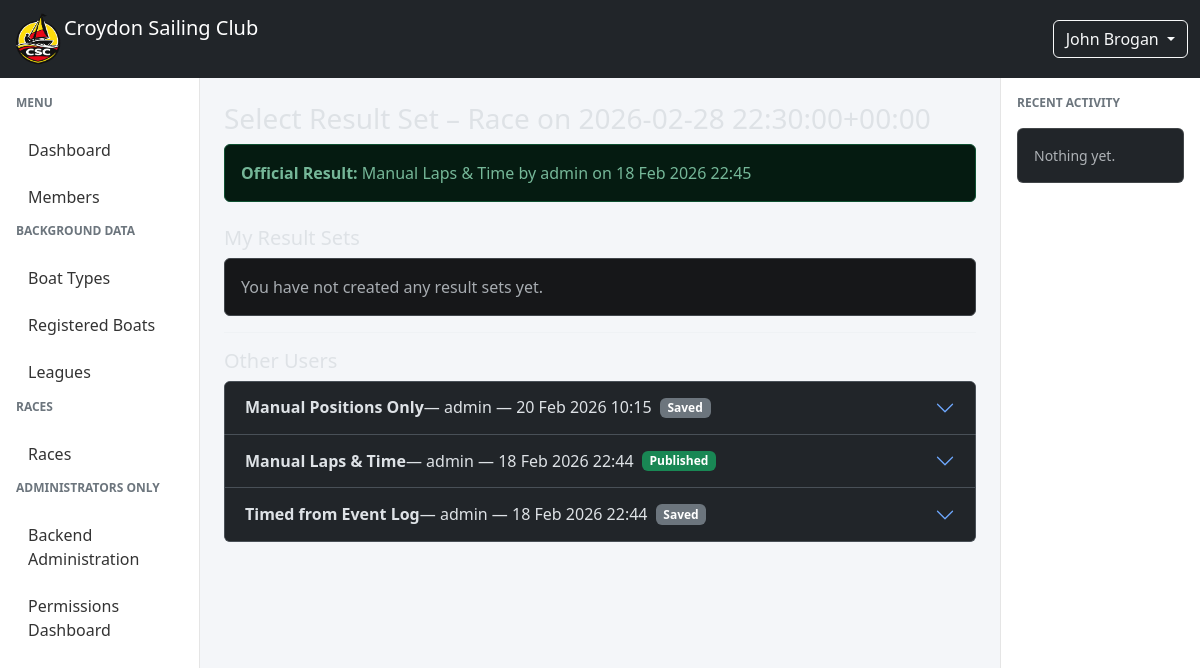
Screenshot of /races/races/35/results/ (signed in) with the database file from the repository.
### members/models.py (models this page shows, shortened)
class Member(AbstractUser):
    username = models.CharField(
        max_length=150,
        unique=True,
        null=True,
        blank=True,
        verbose_name="Alias"
    )
    email = models.EmailField(
        unique=True,
        verbose_name="Email Address"
    )
    full_name = models.CharField(
        max_length=255,
        blank=True,
        help_text="Full name as an alternative to first and last name"
    )
    email_verified = models.BooleanField(
        default=False,
        help_text="Designates whether the user's email has been verified"
    )
    default_boat = models.ForeignKey(
        "races.RegisteredBoat",
        on_delete=models.SET_NULL,
        null=True,
        blank=True,
        related_name="default_for_members",
    )
    USERNAME_FIELD = "email"
    REQUIRED_FIELDS = ["username"]
    def get_short_name(self):
        return self.full_name or self.username or self.email

### races/models.py (models this page shows, shortened)
class Race(models.Model):
    event = models.OneToOneField(Event, on_delete=models.CASCADE)
    league = models.ForeignKey(
        "races.League",
        on_delete=models.SET_NULL,
        null=True,
        blank=True,
        related_name="races",
    )
    race_officer = models.ForeignKey(
        settings.AUTH_USER_MODEL,
        on_delete=models.SET_NULL,
        null=True,
        related_name="races_as_ro",
    )
    assistant_race_officer = models.ForeignKey(
        settings.AUTH_USER_MODEL,
        on_delete=models.SET_NULL,
        null=True,
        blank=True,
        related_name="races_as_aro",
    )
    class RaceStatus(models.TextChoices):
        DRAFT = "draft", "Draft"
        OPEN = "open", "Open"
        RUNNING = "running", "Running"
        FINISHED = "finished", "Finished"
        VERIFIED = "verified", "Verified"
        LOCKED = "locked", "Locked"
    status = models.CharField(
        max_length=20,
        choices=RaceStatus.choices,
        default=RaceStatus.DRAFT,
    )
    def __str__(self):
        return f"Race on {self.event.start_datetime}"

class Event(models.Model):
    class EventType(models.TextChoices):
        RACE = "race", "Race"
        MEETING = "meeting", "Meeting"
        WORKPARTY = "workparty", "Work Party"
    start_datetime = models.DateTimeField()
    type = models.CharField(max_length=20, choices=EventType.choices)
    created_by = models.ForeignKey(
        settings.AUTH_USER_MODEL,
        on_delete=models.SET_NULL,
        null=True,
        related_name="events_created",
    )
    created_at = models.DateTimeField(auto_now_add=True)
    is_active = models.BooleanField(default=True)

class ResultSet(models.Model):
    class Source(models.TextChoices):
        TIMED = "timed", "Timed from Event Log"
        MANUAL_TIME = "manual_time", "Manual Laps & Time"
        MANUAL_POSITION = "manual_position", "Manual Positions Only"
    class State(models.TextChoices):
        DRAFT = "draft", "Draft"
        SAVED = "saved", "Saved"
        PUBLISHED = "published", "Published"
    id = models.UUIDField(primary_key=True, default=uuid.uuid4, editable=False)
    race = models.ForeignKey(
        "Race",
        on_delete=models.CASCADE,
        related_name="result_sets"
    )
    source = models.CharField(max_length=50, choices=Source.choices)
    created_by = models.ForeignKey(
        settings.AUTH_USER_MODEL,
        on_delete=models.PROTECT
    )
    created_at = models.DateTimeField(auto_now_add=True)
    state = models.CharField(
        max_length=20,
        choices=State.choices,
        default=State.DRAFT
    )
    published_at = models.DateTimeField(null=True, blank=True)
    class Meta:
        constraints = [
            models.UniqueConstraint(
                fields=["race", "created_by", "source"],
                name="unique_resultset_per_user_source"
            )
        ]

### races/views.py (the view)
# urls.py: path("races/<int:race_id>/results/", select_result_set, name="select-result-set"),
def select_result_set(request, race_id):
    race = get_object_or_404(Race, pk=race_id)
    result_sets = (
        ResultSet.objects
        .filter(race=race)
        .select_related("created_by")
        .order_by("-created_at")
    )
    my_sets = result_sets.filter(created_by=request.user)
    other_sets = result_sets.exclude(created_by=request.user)
    published = result_sets.filter(
        state=ResultSet.State.PUBLISHED
    ).first()
    return render(request, "races/select_result_set.html", {
        "race": race,
        "my_sets": my_sets,
        "other_sets": other_sets,
        "published": published,
    })

### races/models.py (called while the page is built)
    def __str__(self):
        return f'{self.name} ({self.py})'

    def __str__(self):
        return f'{self.sail_number} {self.boat_type}'

### races/services.py (called while the page is built)
def calculate_points(position, max_points=14):
    if not position:
        return 0
    points = max_points - (position - 1)
    return max(points, 0)

def format_seconds(total):
    if total is None:
        return ""
    total = int(total)
    h = total // 3600
    m = (total % 3600) // 60
    s = total % 60
    return f"{h:02}:{m}:{s:02}"

### races/templatetags/race_extras.py (called while the page is built)
@register.filter
def points(position):
    return calculate_points(position)

@register.filter
def format_time(value):
    if value is None:
        return ""
    return format_seconds(value)

### races/templates/races/select_result_set.html (shortened to what this page needs)
{% extends "base.html" %}
{% block content %}
<h3>Select Result Set – {{ race }}</h3>
{% if published %}
<div class="alert alert-success">
    <strong>Official Result:</strong>
    {{ published.get_source_display }}
    by {{ published.created_by.username }}
    on {{ published.published_at|date:"d M Y H:i" }}
</div>
{% endif %}
<h5 class="mt-4">My Result Sets</h5>
<div class="accordion" id="myResultsAccordion">
{% for rs in my_sets %}
<div class="accordion-item">
    <h2 class="accordion-header" id="heading{{ rs.id }}">
        <button class="accordion-button collapsed"
                type="button"
                data-bs-toggle="collapse"
                data-bs-target="#collapse{{ rs.id }}"
                aria-expanded="false">
            <strong>{{ rs.get_source_display }}</strong>
            &nbsp;— {{ rs.created_at|date:"d M Y H:i" }}
            {% if rs.state == "published" %}
                <span class="badge bg-success ms-2">Published</span>
            {% elif rs.state == "saved" %}
                <span class="badge bg-secondary ms-2">Saved</span>
            {% else %}
                <span class="badge bg-light text-dark ms-2">Draft</span>
            {% endif %}
        </button>
    </h2>
    <div id="collapse{{ rs.id }}"
         class="accordion-collapse collapse"
         data-rs="{{ rs.id }}"
         data-bs-parent="">
        <div class="accordion-body">
            {% if rs.source == "manual_position" or rs.source == "manual_time" %}
                {% include "races/partials/result_table_preview.html" %}
            {% elif rs.source == "timed" %}
                {% include "races/partials/result_timed_preview.html" %}
            {% endif %}
            <hr>
            {% if rs.state == "published" %}
                <form method="post" action="{% url 'unpublish-result-set' rs.id %}">
                    {% csrf_token %}
                    <button class="btn btn-warning">
                        Unpublish
                    </button>
                </form>
            {% else %}
                <form method="post" action="{% url 'publish-result-set' rs.id %}">
                    {% csrf_token %}
                    <button class="btn btn-primary">
                        Publish
                    </button>
                </form>
            {% endif %}
        </div>
    </div>
</div>
{% empty %}
<div class="alert alert-secondary">
    You have not created any result sets yet.
</div>
{% endfor %}
</div>
{% if other_sets %}
<hr>
<h5>Other Users</h5>
<div class="accordion" id="otherResultsAccordion">
{% for rs in other_sets %}
<div class="accordion-item">
    <h2 class="accordion-header" id="headingOther{{ rs.id }}">
        <button class="accordion-button collapsed"
                type="button"
                data-bs-toggle="collapse"
                data-bs-target="#collapseOther{{ rs.id }}"
                aria-expanded="false">
            <strong>{{ rs.get_source_display }}</strong>
            — {{ rs.created_by.username }}
            — {{ rs.created_at|date:"d M Y H:i" }}
            {% if rs.state == "published" %}
                <span class="badge bg-success ms-2">Published</span>
            {% elif rs.state == "saved" %}
                <span class="badge bg-secondary ms-2">Saved</span>
            {% endif %}
        </button>
    </h2>
</div>
{% endfor %}
</div>
{% endif %}
{% endblock %}

### csc_manager/templates/base.html (shortened to what this page needs)
{% load bootstrap5 %}
{% load static %}
<!DOCTYPE html>
<html lang="en" data-bs-theme="dark">
<head>
    {% bootstrap_css %}
</head>
<body>
<nav class="navbar navbar-expand-lg navbar-dark bg-dark">
    <div class="container-fluid">
        <a class="navbar-brand d-flex align-items-centre" href="/">
            <img src="{% static 'img/csc_logo_cropped.png' %}" class="logo"> Croydon Sailing Club
        </a>
        <div class="ms-auto">
            {% if user.is_authenticated %}
            <div class="dropdown">
                <a class="btn btn-outline-light dropdown-toggle"
                   data-bs-toggle="dropdown">
                    {{ user.get_short_name|default:user.email }}
                </a>
            </div>
            {% else %}
                <a class="btn btn-outline-light" href="{% url 'login' %}">
                    Login
                </a>
            {% endif %}
        </div>
    </div>
</nav>
<div class="container-fluid">
    <div class="row">
        <div class="col-lg-2 d-none d-lg-block sidebar p-3">
            {% include "components/sidebar_menu.html" %}
        </div>
        <main class="col-lg-8 col-12 p-4">
            {% block content %}{% endblock %}
        </main>
        <div class="col-lg-2 d-none d-lg-block activity-panel p-3">
            <div class="sidebar-title">Recent Activity</div>
            {% block rightpanel %}
            <div class="card">
                <div class="card-body small text-muted">
                    Nothing yet.
                </div>
            </div>
            {% endblock %}
        </div>
    </div>
</div>
</body>
</html>

### csc_manager/templates/base.html (style rules this page uses)
body { background-color: #f4f6f9; }
.logo { height: 52px; width: auto; max-width: none; display: block; }
.sidebar { min-height: calc(100vh - 56px); border-right: 1px solid #e5e5e5; background: white; }
.sidebar-title { font-size: 0.75rem; font-weight: 600; text-transform: uppercase; color: #6c757d; margin-bottom: 1rem; }
.activity-panel { background: white; border-left: 1px solid #e5e5e5; min-height: calc(100vh - 56px); }
.activity-panel .card { margin-bottom: 0.75rem; }
.navbar-brand { flex: 0 0 auto; max-width: none; }
.navbar-brand img { max-width: none !important; }
.navbar > .container-fluid { flex-wrap: nowrap; }

### rows the page displays
Member: get_short_name "John Brogan"
Race: event.start_datetime "Race on 2026-02-28 22:30:00+00:00"
ResultSet: source "Manual Laps & Time", created_by.username "admin", published_at "18 Feb 2026 22:45", created_at "18 Feb 2026 22:44", state "Published"
ResultSet: source "Manual Positions Only", created_by.username "admin", created_at "20 Feb 2026 10:15", state "Saved"
ResultSet: source "Timed from Event Log", created_by.username "admin", created_at "18 Feb 2026 22:44", state "Saved"
